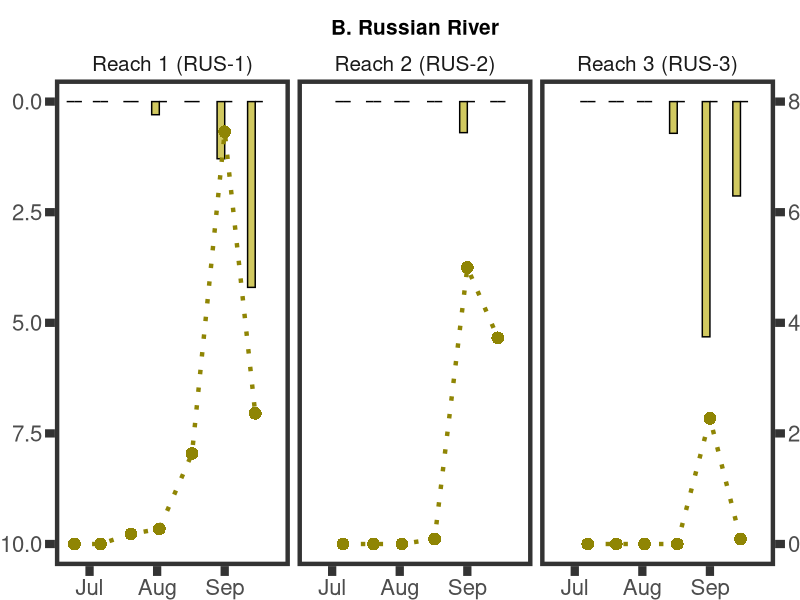

The R script that drew this image: (Note: this script raises an error after producing the figure.)
#### Taxa-specific cover and anatoxin relationships per reach all rivers (2022 data)
### Jordan Zabrecky
## last edited: 06.09.2025

# This script plots a supplemental figure taxa-specific cover and anatoxin concentrations
# for each reach sampled on each river in 2022

# NOTE: NEED TO DECIDE IF NON DETECTS ARE ZERO OR NA :)

#### (1) Loading in libraries and data ####

# loading libraries
lapply(c("tidyverse", "lubridate", "plyr", "dataRetrieval", "cowplot", 
         "gridExtra", "grid"), 
       require, character.only = T)

# loading in data
data <- read.csv("./data/field_and_lab/allrivers22_combined.csv") %>% 
  mutate(field_date = ymd(field_date))

# pivot longer (cover)
cover <- data %>% 
  select(field_date, site_reach, site, microcoleus, anabaena_cylindrospermum) %>% 
  pivot_longer(cols = c(4,5), names_to = "taxa", values_to = "percent_cover")

# pivot longer (anatoxins)
anatoxins <- data %>% 
  select(field_date, site_reach, site, TM_ATX_all_ug_orgmat_g, TAC_ATX_all_ug_orgmat_g) %>% 
  dplyr::rename(microcoleus = TM_ATX_all_ug_orgmat_g,
                anabaena_cylindrospermum = TAC_ATX_all_ug_orgmat_g) %>% 
  pivot_longer(cols = c(4,5), names_to = "taxa", values_to = "ATX_ug_orgmat_g")

# fill anatoxin NAs with zero
anatoxins$ATX_ug_orgmat_g <- replace_na(anatoxins$ATX_ug_orgmat_g, 0)

# split based on site_reach
cover_list <- split(cover, cover$site)
atx_list <- split(anatoxins, anatoxins$site)

#### (2) Making plots ####

# set theme for all plots
theme_set(theme_bw() +
            theme(panel.grid.minor = element_blank(), strip.background = element_blank(),
                  panel.grid.major = element_blank(), panel.border = element_rect(linewidth = 3), axis.ticks = element_line(linewidth = 2.8),
                  text = element_text(size = 20), strip.text = element_text(size = 15),
                  plot.margin = unit(c(.5, 0, 0, 0), "cm"),
                  axis.ticks.length=unit(.25, "cm"), 
                  plot.title = element_text(size = 15, face = "bold", hjust = 0.5)))

## (a) Russian River

## russian river reaches

# remove microcoleus so line not present
cover_list$RUS <- cover_list$RUS %>% 
  filter(taxa == "anabaena_cylindrospermum")

# make figure
rus_figs <- ggplot(data = cover_list$RUS, aes(x = field_date)) +
  geom_bar(data = atx_list$RUS, position = "dodge", stat = "identity", 
           aes(y = ATX_ug_orgmat_g, fill = taxa), width = 7, color = "black") +
  geom_line(data = cover_list$RUS, aes(y = 10 - (percent_cover * 1.25), color = taxa, 
                                        linetype = taxa), linewidth = 1.5) +
  geom_point(data = cover_list$RUS, aes(y = 10 - (percent_cover * 1.25), color = taxa, 
                                         shape = taxa),
             size = 4) +
  scale_color_manual("Group", values = c("#8f8504"),
                     labels = c("Anabaena & Cylindrospermum")) +
  scale_linetype_manual("Group", values = c("dotted"),
                        labels = c("Anabaena & Cylindrospermum")) +
  scale_shape_manual("Group", values = c(16),
                     labels = c("Anabaena & Cylindrospermum")) +
  scale_fill_manual("Group", values = c("#d1c960","#5a88bf"),
                    labels = c("Anabaena & Cylindrospermum", "Microcoleus")) +
  labs(y = NULL, x = NULL) +
  facet_grid(~site_reach,
             labeller =  as_labeller(c(`RUS-1S` = "Reach 1 (RUS-1)", 
                                       `RUS-2`= "Reach 2 (RUS-2)",
                                       `RUS-3` = "Reach 3 (RUS-3)"))) + 
  scale_x_date(limits = as.Date(c("2022-06-20", "2022-09-26"))) +
  scale_y_reverse(limits = c(10,0), sec.axis = sec_axis(~ ((. - 10)/1.25) * -1)) +
  theme(legend.position = "none") + 
  ggtitle("B. Russian River")
rus_figs

## salmon river reaches

# create gray box for wildfire (when sampling was not taking place!) 
wildfire <- data.frame(xmin = as.Date("2022-07-30"),
                       xmax = as.Date("2022-09-18"),
                       ymin = 0, 
                       ymax = 5)

# remove anabaena from cover so we don't get a line at 0
# even though there is anabaena at end of season, it was only very very little
cover_list$SAL <- cover_list$SAL %>% 
  filter(taxa == "microcoleus")
# also remove the anabaena sample in anatoxins as to not confuse w/ microcoleus
atx_list$SAL <- atx_list$SAL %>% 
  fiter(taxa == "microcoleus")

# add segment column to avoid line being drawn across plot when we weren't taking data
cover_list$SAL$segment <- 1 # pre-fire
cover_list$SAL$segment[c(4, 7, 11)] <- 2 # post-fire; last sampling

# make figure
sal_figs <- ggplot(data = cover_list$SAL) +
  geom_bar(data = atx_list$SAL, position = "dodge", stat = "identity", 
           aes(y = ATX_ug_orgmat_g, x = field_date, fill = taxa), width = 7, color = "black") +
  geom_rect(data = wildfire, aes(xmin = xmin, xmax = xmax, ymin = ymin, ymax = ymax), 
            fill = "#ededed") +
  geom_line(data = cover_list$SAL, aes(y = 5 - (percent_cover * .15), 
                                          x = field_date, color = taxa, 
                                          linetype = taxa, group = segment), linewidth = 1.5) +
  geom_point(data = cover_list$SAL, aes(y = 5 - (percent_cover * .15), 
                                           x = field_date, color = taxa, 
                                           shape = taxa),
             size = 4) +
  scale_color_manual("Group", values = c("#2871c7"),
                     labels = c("Microcoleus")) +
  scale_linetype_manual("Group", values = c("dashed"),
                        labels = c("Microcoleus")) +
  scale_shape_manual("Group", values = c(18),
                     labels = c("Microcoleus")) +
  scale_fill_manual("Group", values = c("#d1c960","#5a88bf"),
                    labels = c("Anabaena & Cylindrospermum", "Microcoleus")) +
  labs(y = NULL, x = NULL) +
  facet_grid(~site_reach,
             labeller =  as_labeller(c(`SAL-1S` = "Reach 1 (SAL-1)", 
                                       `SAL-2`= "Reach 2 (SAL-2)",
                                       `SAL-3` = "Reach 3 (SAL-3)"))) +
  scale_x_date(limits = as.Date(c("2022-06-20", "2022-09-26"))) +
  scale_y_reverse(limits = c(5,0), sec.axis = sec_axis(~ ((. - 5)/.15) * -1)) +
  theme(legend.position = "none") +
  ggtitle("C. Salmon River")
sal_figs

## south fork eel reaches

# make figures
eel_figs <- ggplot(data = cover_list$`SFE-M`, aes(x = field_date)) +
  geom_bar(data = atx_list$`SFE-M`, position = "dodge", stat = "identity", 
           aes(y = ATX_ug_orgmat_g, fill = taxa), width = 7, color = "black") +
  geom_line(data = cover_list$`SFE-M`, aes(y = 250 - (percent_cover * 7), color = taxa, 
                                          linetype = taxa), linewidth = 1.5) +
  geom_point(data = cover_list$`SFE-M`, aes(y = 250 - (percent_cover * 7), color = taxa, 
                                           shape = taxa),
             size = 4) +
  scale_color_manual("Group", values = c("#8f8504", "#2871c7"),
                     labels = c("Anabaena & Cylindrospermum", "Microcoleus")) +
  scale_linetype_manual("Group", values = c("dotted", "dashed"),
                        labels = c("Anabaena & Cylindrospermum", "Microcoleus")) +
  scale_shape_manual("Group", values = c(16, 18),
                     labels = c("Anabaena & Cylindrospermum", "Microcoleus")) +
  scale_fill_manual("Group", values = c("#d1c960","#5a88bf"),
                    labels = c("Anabaena & Cylindrospermum", "Microcoleus")) +
  labs(y = NULL, x = NULL) +
  facet_grid(~site_reach,
             labeller =  as_labeller(c(`SFE-M-1S` = "Reach 1 (SFE-M-1)", 
                                       `SFE-M-3`= "Reach 2 (SFE-M-3)",
                                       `SFE-M-4` = "Reach 3 (SFE-M-4)"))) +
  scale_x_date(limits = as.Date(c("2022-06-20", "2022-09-26"))) +
  scale_y_reverse(limits = c(250,0), sec.axis = sec_axis(~ ((. - 250)/7) * -1)) +
  theme(legend.position = "none") + 
  ggtitle("A. South Fork Eel River")
eel_figs

# note: tried to do log bar graphs using pseudo_log_trans() to deal with values <1
# (which end up as <0 after being logged), but having issues reversing it

#### (3) Putting plots together into one big plot

# using cowplot to put together plots
all <- plot_grid(eel_figs, rus_figs, sal_figs, nrow = 3, align='vh')

# using gridExtra to add axes labels
final <- grid.arrange(all, left = textGrob("\u03bcg ATX per g OM", 
                                           gp=gpar(fontsize=14), rot=90),
                      right = textGrob("percent cover (%)", 
                                       gp=gpar(fontsize=14), rot = 270))
